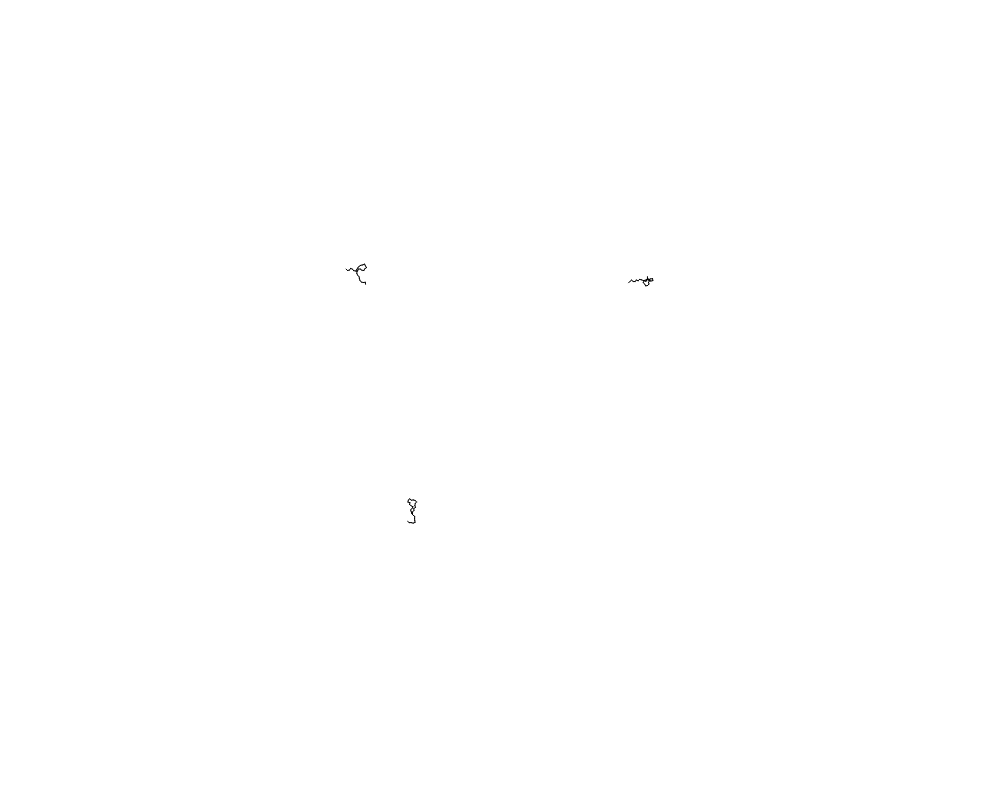
Frame 1 (no input)
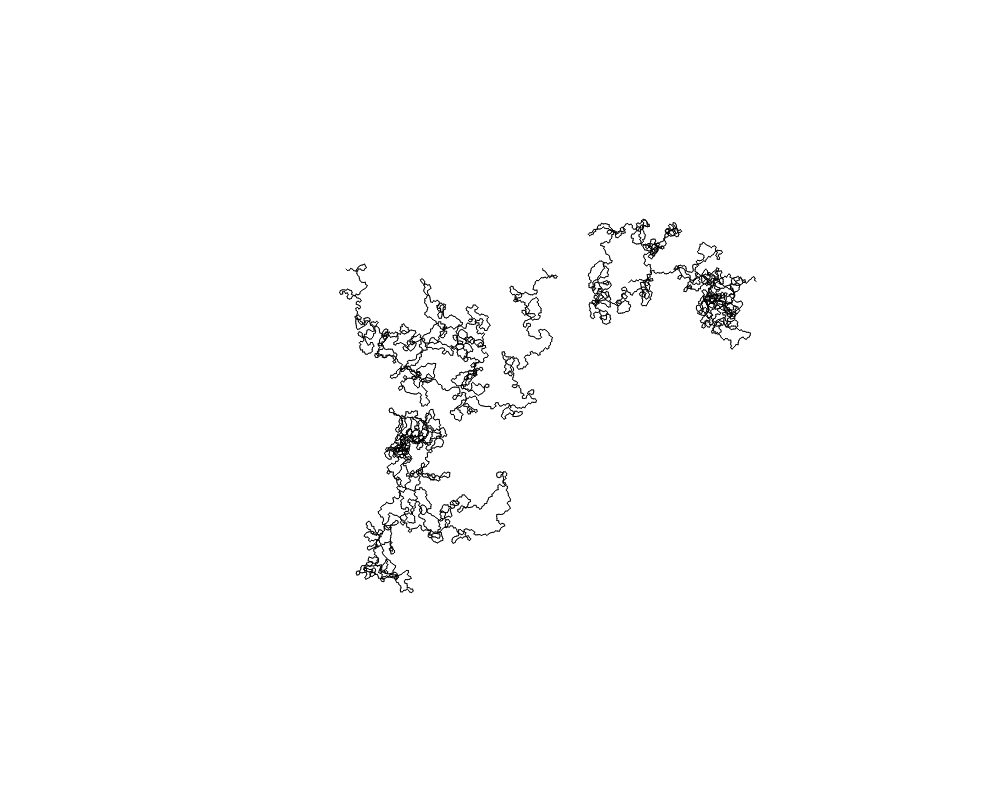
Frame 60 (no input)
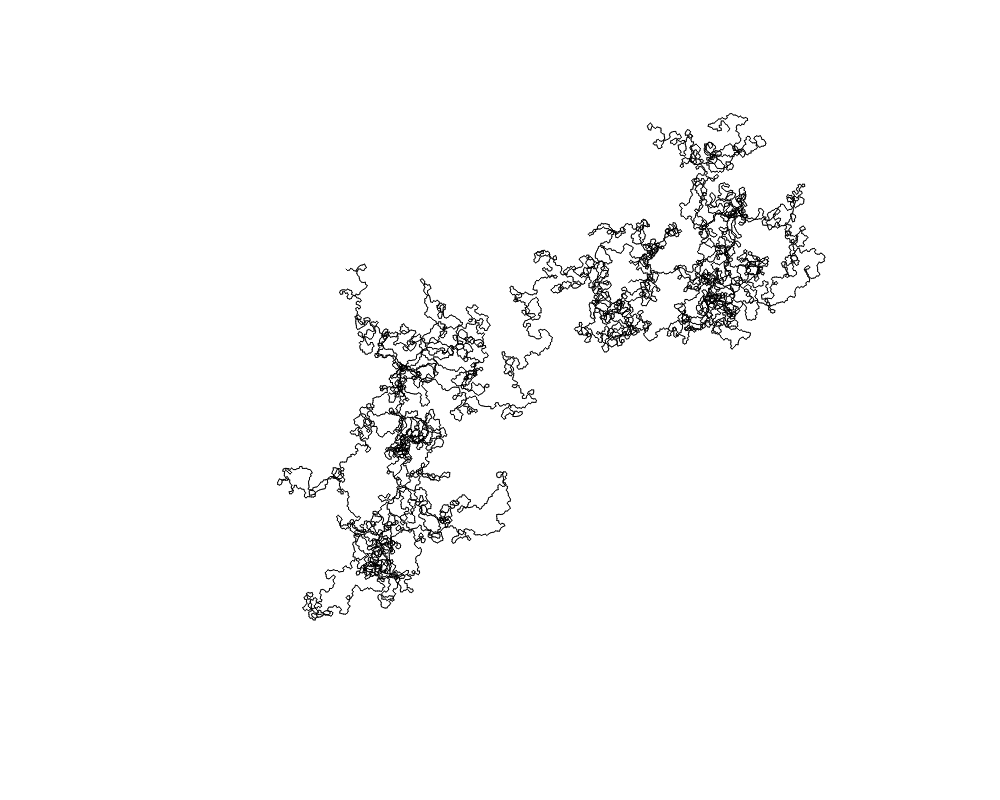
Frame 120 (the mouse pressed at the canvas centre since frame 60)

The p5.js sketch that drew these frames (run headless with seeded random() and noise() and a simulated clock; from frame 60 on, the mouse is pressed at the canvas centre):

// p5.js sketch
// ── sketch.js
let ants = [];

let windowWidth = 1000;
let windowHeight = 800;

function setup() {
  createCanvas(windowWidth, windowHeight);
  angleMode(DEGREES);
  ants = [
    new Ant(createVector(random(200, 800), random(200, 600)), random(180)),
    new Ant(createVector(random(200, 800), random(200, 600)), random(180)),
    new Ant(createVector(random(200, 800), random(200, 600)), random(180))
  ];
}

function draw() {
  for (let i = 0; i < 30; i++) {
    ants.forEach(ant => {
      ant.update();
    });

    ants.forEach(ant => {
      ant.draw();
    });
  }
}

class Ant {
  constructor(position, direction) {
    this.oldPosition;
    this.position = position;
    this.direction = direction;
    this.velocity = 2;

    this.stopped = false;
  }

  update() {
    this.oldPosition = this.position;
    this.position = this.getNextPosition();
    if (this.position.x < 0 || this.position.x > windowWidth) {
      this.stopped = true;
    }
    if (this.position.y < 0 || this.position.y > windowHeight) {
      this.stopped = true;
    }
  }

  getNextPosition() {
    let x = this.velocity * sin(this.direction);
    let y = this.velocity * cos(this.direction);
    let angleDiff = 90;
    this.direction += random(-angleDiff, angleDiff);

    return createVector(this.oldPosition.x + x, this.oldPosition.y + y);
  }

  draw() {
    if (this.stopped) {
      return;
    }
    line(
      this.oldPosition.x,
      this.oldPosition.y,
      this.position.x,
      this.position.y
    );
  }
}
